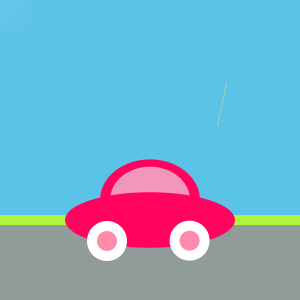
Frame 1 (no input)
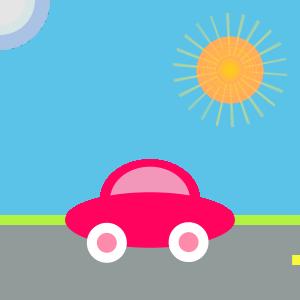
Frame 60 (the mouse pressed at the canvas centre just before this capture)
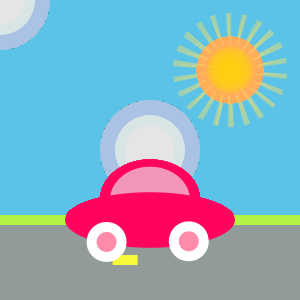
Frame 120 (the mouse held since frame 60 and released just before this capture)

The Processing sketch that drew these frames (run headless with seeded random() and noise(); from frame 60 on, the mouse is pressed at the canvas centre):

// Processing sketch: processing_117754
// ── processing_117754.pde

float carHeight = 100;
float carWidth;
float number_to_sin = 0;
float number_to_sin2 = 10;
float angle = 0;


void setup() {
  size(300, 300);
  background(91, 195, 232);
  carWidth = carHeight*1.7;
  smooth();
}

void draw() {
  //grass
  noStroke();
  fill(177, 242, 66);
  rect(0, 215, width, height);

  //road
  noStroke();
  fill(145, 155, 153);
  rect(0, 225, width, height);

  //clouds
  noStroke();
  fill(255, 5);
  ellipse(mouseX, mouseY, 50, 50);
  fill(250, 5);
  ellipse(mouseX, mouseY, 70, 70);
  fill(200, 5);
  ellipse(mouseX, mouseY, 100, 100);

  float ellipse_width = sin(number_to_sin) * 65; 
  float x_value = sin(radians(number_to_sin)) * 65;
  float y_value = cos(radians(number_to_sin)) * 65; 

  x_value +=100;
  y_value +=100;

  float rect_width = sin(number_to_sin2) * width;
  float x_value2 = sin(radians(number_to_sin2)) * width;
  float y_value2 = cos(radians(number_to_sin2)) * width; 

  x_value2 +=100;
  y_value2 +=100;

  //sun 
  pushMatrix();
  strokeWeight(1.5);
  stroke(255, 172, 93);
  fill(255, 207, 13, 60);
  ellipse(230, 70, ellipse_width, ellipse_width);
  number_to_sin += .06;
  ellipse_width += 1;
  popMatrix();

  //road lines
  pushMatrix();
  noStroke();
  fill(246, 250, 56);
  rect(rect_width, 255, 25, 10);
  number_to_sin2 +=.5;
  rect_width += 1;
  popMatrix();

  //car top:
  noStroke();
  fill(255, 3, 95);
  ellipse(150, 200, carHeight, carHeight/1.23);
  fill(240, 179, 203, 213);
  ellipse(150, 200, 80, carHeight/1.5);

  //car body:
  fill(255, 3, 95);
  ellipse(150, 220, carWidth, carHeight/1.8); 

  //wheels/hubcaps 
  pushMatrix();
  translate (108, 242);
  rotate(angle);
  fill(255);
  ellipse(-1, -1, 40, 40);
  fill(255, 139, 170);
  ellipse(-1, -1, 20, 20);
  popMatrix();
  angle += .5;

  pushMatrix();
  translate (190, 242);
  rotate(angle);
  fill(255);
  ellipse(-1, -1, 40, 40);
  fill(255, 139, 170);
  ellipse(-1, -1, 20, 20);
  popMatrix();
  angle += .5;



  //sun rays 
  translate(230, 70);
  rotate(angle);
  stroke(245, 224, 104, 90);
  line(10, 10, 40, 40);
  angle +=1;
}
